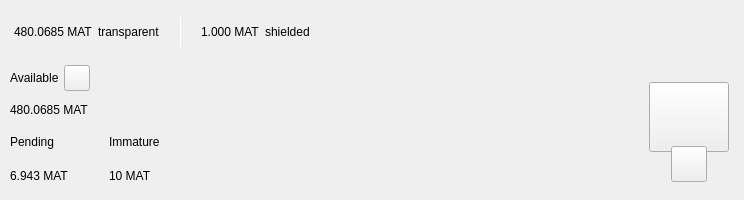
<?xml version="1.0" encoding="UTF-8"?>
<ui version="4.0">
 <class>TopBar</class>
 <widget class="QWidget" name="TopBar">
  <property name="geometry">
   <rect>
    <x>0</x>
    <y>0</y>
    <width>734</width>
    <height>200</height>
   </rect>
  </property>
  <property name="minimumSize">
   <size>
    <width>0</width>
    <height>200</height>
   </size>
  </property>
  <property name="maximumSize">
   <size>
    <width>16777215</width>
    <height>200</height>
   </size>
  </property>
  <property name="windowTitle">
   <string notr="true">N/A</string>
  </property>
  <layout class="QVBoxLayout" name="verticalLayout_10" stretch="0">
   <property name="spacing">
    <number>0</number>
   </property>
   <property name="leftMargin">
    <number>0</number>
   </property>
   <property name="topMargin">
    <number>0</number>
   </property>
   <property name="rightMargin">
    <number>0</number>
   </property>
   <property name="bottomMargin">
    <number>0</number>
   </property>
   <item>
    <widget class="PFBorderImage" name="containerTop">
     <layout class="QVBoxLayout" name="verticalLayout_11">
      <property name="spacing">
       <number>0</number>
      </property>
      <property name="leftMargin">
       <number>0</number>
      </property>
      <property name="topMargin">
       <number>0</number>
      </property>
      <property name="rightMargin">
       <number>0</number>
      </property>
      <property name="bottomMargin">
       <number>0</number>
      </property>
      <item>
       <widget class="QWidget" name="top_container_2" native="true">
        <property name="minimumSize">
         <size>
          <width>0</width>
          <height>65</height>
         </size>
        </property>
        <layout class="QHBoxLayout" name="top_container">
         <property name="spacing">
          <number>0</number>
         </property>
         <property name="leftMargin">
          <number>14</number>
         </property>
         <property name="topMargin">
          <number>0</number>
         </property>
         <property name="rightMargin">
          <number>14</number>
         </property>
         <property name="bottomMargin">
          <number>0</number>
         </property>
         <item alignment="Qt::AlignVCenter">
          <widget class="QWidget" name="widgetTopAmount" native="true">
           <property name="sizePolicy">
            <sizepolicy hsizetype="Preferred" vsizetype="Maximum">
             <horstretch>0</horstretch>
             <verstretch>0</verstretch>
            </sizepolicy>
           </property>
           <layout class="QHBoxLayout" name="horizontalLayout_5">
            <property name="spacing">
             <number>5</number>
            </property>
            <property name="leftMargin">
             <number>0</number>
            </property>
            <property name="topMargin">
             <number>0</number>
            </property>
            <property name="rightMargin">
             <number>0</number>
            </property>
            <property name="bottomMargin">
             <number>0</number>
            </property>
            <item alignment="Qt::AlignTop">
             <widget class="QLabel" name="labelAmountTopMat">
              <property name="minimumSize">
               <size>
                <width>0</width>
                <height>36</height>
               </size>
              </property>
              <property name="styleSheet">
               <string notr="true">padding:0px;margin:0px;</string>
              </property>
              <property name="text">
               <string notr="true">480.0685 MAT</string>
              </property>
             </widget>
            </item>
            <item>
             <widget class="QLabel" name="labelTrans">
              <property name="text">
               <string>transparent</string>
              </property>
             </widget>
            </item>
            <item>
             <spacer name="horizontalSpacer_11">
              <property name="orientation">
               <enum>Qt::Horizontal</enum>
              </property>
              <property name="sizeType">
               <enum>QSizePolicy::Fixed</enum>
              </property>
              <property name="sizeHint" stdset="0">
               <size>
                <width>15</width>
                <height>20</height>
               </size>
              </property>
             </spacer>
            </item>
            <item alignment="Qt::AlignVCenter">
             <widget class="QLabel" name="typeSpacerTop">
              <property name="minimumSize">
               <size>
                <width>1</width>
                <height>30</height>
               </size>
              </property>
              <property name="maximumSize">
               <size>
                <width>1</width>
                <height>30</height>
               </size>
              </property>
              <property name="styleSheet">
               <string notr="true">background-color:white;
padding:0px;
border:none;</string>
              </property>
              <property name="text">
               <string/>
              </property>
             </widget>
            </item>
            <item>
             <spacer name="horizontalSpacer_12">
              <property name="orientation">
               <enum>Qt::Horizontal</enum>
              </property>
              <property name="sizeType">
               <enum>QSizePolicy::Fixed</enum>
              </property>
              <property name="sizeHint" stdset="0">
               <size>
                <width>15</width>
                <height>20</height>
               </size>
              </property>
             </spacer>
            </item>
            <item alignment="Qt::AlignTop">
             <widget class="QLabel" name="labelAmountTopShieldedMat">
              <property name="minimumSize">
               <size>
                <width>0</width>
                <height>36</height>
               </size>
              </property>
              <property name="text">
               <string notr="true">1.000 MAT</string>
              </property>
             </widget>
            </item>
            <item>
             <widget class="QLabel" name="labelShield">
              <property name="text">
               <string>shielded</string>
              </property>
             </widget>
            </item>
           </layout>
          </widget>
         </item>
         <item>
          <spacer name="horizontalSpacer">
           <property name="orientation">
            <enum>Qt::Horizontal</enum>
           </property>
           <property name="sizeHint" stdset="0">
            <size>
             <width>40</width>
             <height>20</height>
            </size>
           </property>
          </spacer>
         </item>
         <item>
          <layout class="QHBoxLayout" name="horizontalLayout_4">
           <property name="spacing">
            <number>12</number>
           </property>
           <property name="rightMargin">
            <number>0</number>
           </property>
           <item alignment="Qt::AlignRight">
            <widget class="QWidget" name="layoutSync" native="true">
             <property name="minimumSize">
              <size>
               <width>0</width>
               <height>36</height>
              </size>
             </property>
             <property name="maximumSize">
              <size>
               <width>16777215</width>
               <height>36</height>
              </size>
             </property>
             <layout class="QVBoxLayout" name="verticalLayout_9">
              <property name="leftMargin">
               <number>0</number>
              </property>
              <property name="topMargin">
               <number>0</number>
              </property>
              <property name="rightMargin">
               <number>0</number>
              </property>
              <property name="bottomMargin">
               <number>0</number>
              </property>
              <item>
               <widget class="ExpandableButton" name="pushButtonSync" native="true">
                <property name="minimumSize">
                 <size>
                  <width>36</width>
                  <height>36</height>
                 </size>
                </property>
                <property name="maximumSize">
                 <size>
                  <width>16777215</width>
                  <height>36</height>
                 </size>
                </property>
               </widget>
              </item>
             </layout>
            </widget>
           </item>
           <item>
            <widget class="ExpandableButton" name="pushButtonHDUpgrade" native="true">
             <property name="minimumSize">
              <size>
               <width>36</width>
               <height>36</height>
              </size>
             </property>
            </widget>
           </item>
           <item>
            <widget class="ExpandableButton" name="pushButtonStack" native="true">
             <property name="minimumSize">
              <size>
               <width>36</width>
               <height>36</height>
              </size>
             </property>
            </widget>
           </item>
           <item>
            <widget class="ExpandableButton" name="pushButtonColdStaking" native="true">
             <property name="minimumSize">
              <size>
               <width>36</width>
               <height>36</height>
              </size>
             </property>
            </widget>
           </item>
           <item>
            <widget class="ExpandableButton" name="pushButtonConnection" native="true">
             <property name="minimumSize">
              <size>
               <width>36</width>
               <height>36</height>
              </size>
             </property>
            </widget>
           </item>
           <item>
            <widget class="ExpandableButton" name="pushButtonTor" native="true">
             <property name="minimumSize">
              <size>
               <width>36</width>
               <height>36</height>
              </size>
             </property>
            </widget>
           </item>
           <item>
            <widget class="ExpandableButton" name="pushButtonLock" native="true">
             <property name="sizePolicy">
              <sizepolicy hsizetype="Expanding" vsizetype="Expanding">
               <horstretch>0</horstretch>
               <verstretch>0</verstretch>
              </sizepolicy>
             </property>
             <property name="minimumSize">
              <size>
               <width>36</width>
               <height>0</height>
              </size>
             </property>
            </widget>
           </item>
           <item>
            <widget class="ExpandableButton" name="pushButtonTheme" native="true">
             <property name="minimumSize">
              <size>
               <width>36</width>
               <height>36</height>
              </size>
             </property>
             <property name="maximumSize">
              <size>
               <width>16777215</width>
               <height>36</height>
              </size>
             </property>
            </widget>
           </item>
           <item>
            <widget class="ExpandableButton" name="pushButtonFAQ" native="true">
             <property name="minimumSize">
              <size>
               <width>36</width>
               <height>36</height>
              </size>
             </property>
            </widget>
           </item>
          </layout>
         </item>
        </layout>
       </widget>
      </item>
      <item>
       <widget class="QWidget" name="bottom_container" native="true">
        <property name="minimumSize">
         <size>
          <width>0</width>
          <height>135</height>
         </size>
        </property>
        <layout class="QHBoxLayout" name="botton_container">
         <property name="leftMargin">
          <number>10</number>
         </property>
         <property name="topMargin">
          <number>0</number>
         </property>
         <property name="rightMargin">
          <number>10</number>
         </property>
         <property name="bottomMargin">
          <number>10</number>
         </property>
         <item>
          <layout class="QVBoxLayout" name="verticalLayout_7">
           <property name="spacing">
            <number>0</number>
           </property>
           <property name="leftMargin">
            <number>0</number>
           </property>
           <property name="rightMargin">
            <number>30</number>
           </property>
           <item>
            <layout class="QVBoxLayout" name="verticalLayout_2">
             <item>
              <layout class="QHBoxLayout" name="horizontalLayoutContainerAvailable">
               <property name="spacing">
                <number>5</number>
               </property>
               <item>
                <widget class="QLabel" name="labelTitle1">
                 <property name="text">
                  <string>Available</string>
                 </property>
                </widget>
               </item>
               <item>
                <widget class="QPushButton" name="pushButtonBalanceInfo">
                 <property name="minimumSize">
                  <size>
                   <width>26</width>
                   <height>26</height>
                  </size>
                 </property>
                 <property name="maximumSize">
                  <size>
                   <width>26</width>
                   <height>26</height>
                  </size>
                 </property>
                 <property name="mouseTracking">
                  <bool>true</bool>
                 </property>
                 <property name="focusPolicy">
                  <enum>Qt::NoFocus</enum>
                 </property>
                 <property name="text">
                  <string notr="true"/>
                 </property>
                 <property name="iconSize">
                  <size>
                   <width>24</width>
                   <height>24</height>
                  </size>
                 </property>
                 <property name="shortcut">
                  <string notr="true"/>
                 </property>
                </widget>
               </item>
               <item>
                <spacer name="horizontalSpacer_4">
                 <property name="orientation">
                  <enum>Qt::Horizontal</enum>
                 </property>
                 <property name="sizeType">
                  <enum>QSizePolicy::MinimumExpanding</enum>
                 </property>
                 <property name="sizeHint" stdset="0">
                  <size>
                   <width>20</width>
                   <height>20</height>
                  </size>
                 </property>
                </spacer>
               </item>
              </layout>
             </item>
             <item>
              <widget class="QLabel" name="labelAmountMat">
               <property name="text">
                <string notr="true">480.0685 MAT</string>
               </property>
              </widget>
             </item>
            </layout>
           </item>
           <item>
            <widget class="QWidget" name="container_imm_pend" native="true">
             <layout class="QHBoxLayout" name="horizontalLayout_2">
              <property name="spacing">
               <number>0</number>
              </property>
              <property name="leftMargin">
               <number>0</number>
              </property>
              <property name="topMargin">
               <number>0</number>
              </property>
              <property name="rightMargin">
               <number>0</number>
              </property>
              <property name="bottomMargin">
               <number>0</number>
              </property>
              <item alignment="Qt::AlignLeft">
               <widget class="QWidget" name="container_pending" native="true">
                <property name="sizePolicy">
                 <sizepolicy hsizetype="Minimum" vsizetype="Preferred">
                  <horstretch>0</horstretch>
                  <verstretch>0</verstretch>
                 </sizepolicy>
                </property>
                <layout class="QVBoxLayout" name="verticalLayout_3">
                 <property name="leftMargin">
                  <number>0</number>
                 </property>
                 <property name="topMargin">
                  <number>0</number>
                 </property>
                 <property name="rightMargin">
                  <number>0</number>
                 </property>
                 <property name="bottomMargin">
                  <number>0</number>
                 </property>
                 <item>
                  <widget class="QLabel" name="labelTitle3">
                   <property name="text">
                    <string>Pending</string>
                   </property>
                  </widget>
                 </item>
                 <item>
                  <widget class="QLabel" name="labelPendingMat">
                   <property name="text">
                    <string notr="true">6.943 MAT</string>
                   </property>
                  </widget>
                 </item>
                </layout>
               </widget>
              </item>
              <item>
               <spacer name="horizontalSpacer_3">
                <property name="orientation">
                 <enum>Qt::Horizontal</enum>
                </property>
                <property name="sizeType">
                 <enum>QSizePolicy::Fixed</enum>
                </property>
                <property name="sizeHint" stdset="0">
                 <size>
                  <width>40</width>
                  <height>20</height>
                 </size>
                </property>
               </spacer>
              </item>
              <item alignment="Qt::AlignLeft">
               <widget class="QWidget" name="container_immature" native="true">
                <property name="sizePolicy">
                 <sizepolicy hsizetype="Minimum" vsizetype="Preferred">
                  <horstretch>0</horstretch>
                  <verstretch>0</verstretch>
                 </sizepolicy>
                </property>
                <layout class="QVBoxLayout" name="verticalLayout_4">
                 <property name="leftMargin">
                  <number>0</number>
                 </property>
                 <property name="topMargin">
                  <number>0</number>
                 </property>
                 <property name="rightMargin">
                  <number>0</number>
                 </property>
                 <property name="bottomMargin">
                  <number>0</number>
                 </property>
                 <item>
                  <widget class="QLabel" name="labelTitle4">
                   <property name="text">
                    <string>Immature</string>
                   </property>
                  </widget>
                 </item>
                 <item>
                  <widget class="QLabel" name="labelImmatureMat">
                   <property name="text">
                    <string notr="true">10 MAT</string>
                   </property>
                  </widget>
                 </item>
                </layout>
               </widget>
              </item>
              <item>
               <spacer name="horizontalSpacer_5">
                <property name="orientation">
                 <enum>Qt::Horizontal</enum>
                </property>
                <property name="sizeHint" stdset="0">
                 <size>
                  <width>40</width>
                  <height>20</height>
                 </size>
                </property>
               </spacer>
              </item>
             </layout>
            </widget>
           </item>
          </layout>
         </item>
         <item>
          <spacer name="horizontalSpacer_2">
           <property name="orientation">
            <enum>Qt::Horizontal</enum>
           </property>
           <property name="sizeHint" stdset="0">
            <size>
             <width>40</width>
             <height>20</height>
            </size>
           </property>
          </spacer>
         </item>
         <item alignment="Qt::AlignHCenter|Qt::AlignVCenter">
          <widget class="QWidget" name="qrContainer" native="true">
           <property name="sizePolicy">
            <sizepolicy hsizetype="Preferred" vsizetype="Minimum">
             <horstretch>0</horstretch>
             <verstretch>0</verstretch>
            </sizepolicy>
           </property>
           <property name="minimumSize">
            <size>
             <width>90</width>
             <height>110</height>
            </size>
           </property>
           <property name="maximumSize">
            <size>
             <width>90</width>
             <height>110</height>
            </size>
           </property>
           <layout class="QVBoxLayout" name="containerQR">
            <property name="spacing">
             <number>0</number>
            </property>
            <property name="leftMargin">
             <number>5</number>
            </property>
            <property name="topMargin">
             <number>10</number>
            </property>
            <property name="rightMargin">
             <number>5</number>
            </property>
            <property name="bottomMargin">
             <number>0</number>
            </property>
            <item>
             <widget class="QPushButton" name="btnQr">
              <property name="minimumSize">
               <size>
                <width>70</width>
                <height>70</height>
               </size>
              </property>
              <property name="maximumSize">
               <size>
                <width>16777215</width>
                <height>70</height>
               </size>
              </property>
              <property name="focusPolicy">
               <enum>Qt::NoFocus</enum>
              </property>
              <property name="text">
               <string/>
              </property>
              <property name="iconSize">
               <size>
                <width>70</width>
                <height>70</height>
               </size>
              </property>
             </widget>
            </item>
            <item>
             <spacer name="verticalSpacer">
              <property name="orientation">
               <enum>Qt::Vertical</enum>
              </property>
              <property name="sizeType">
               <enum>QSizePolicy::Fixed</enum>
              </property>
              <property name="sizeHint" stdset="0">
               <size>
                <width>20</width>
                <height>20</height>
               </size>
              </property>
             </spacer>
            </item>
            <item alignment="Qt::AlignHCenter|Qt::AlignBottom">
             <widget class="QPushButton" name="pushButtonQR">
              <property name="minimumSize">
               <size>
                <width>36</width>
                <height>36</height>
               </size>
              </property>
              <property name="maximumSize">
               <size>
                <width>36</width>
                <height>36</height>
               </size>
              </property>
              <property name="focusPolicy">
               <enum>Qt::NoFocus</enum>
              </property>
              <property name="text">
               <string/>
              </property>
             </widget>
            </item>
           </layout>
          </widget>
         </item>
        </layout>
       </widget>
      </item>
     </layout>
    </widget>
   </item>
  </layout>
 </widget>
 <customwidgets>
  <customwidget>
   <class>ExpandableButton</class>
   <extends>QWidget</extends>
   <header>qt/matx/expandablebutton.h</header>
   <container>1</container>
  </customwidget>
  <customwidget>
   <class>PFBorderImage</class>
   <extends>QFrame</extends>
   <header>qt/matx/pfborderimage.h</header>
   <container>1</container>
  </customwidget>
 </customwidgets>
 <resources/>
 <connections/>
</ui>
